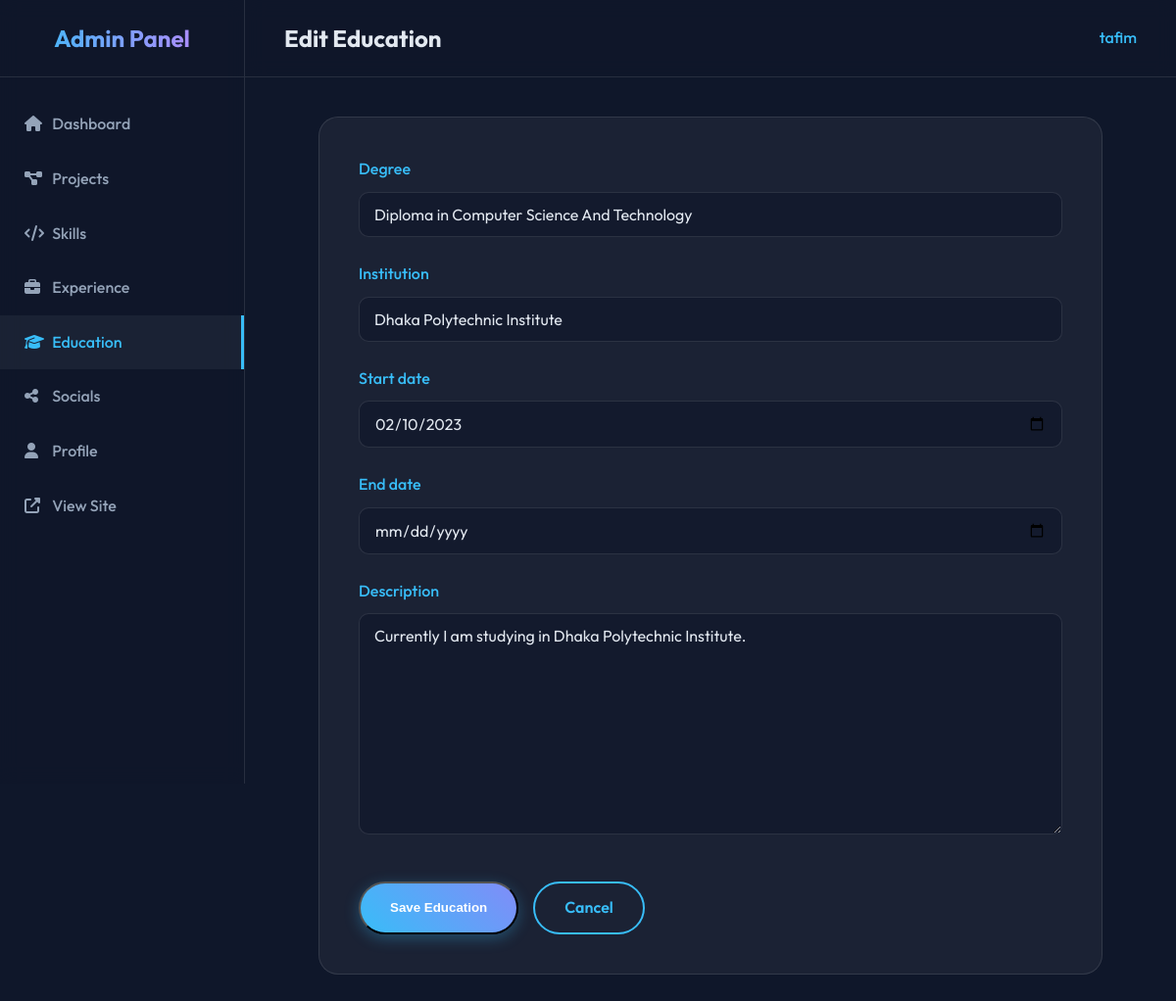
The page /dashboard/education/2/edit/ (signed in) on the database its author committed.
### portfolio/models.py (models this page shows, shortened)
class Education(models.Model):
    degree = models.CharField(max_length=100)
    institution = models.CharField(max_length=100)
    start_date = models.DateField()
    end_date = models.DateField(null=True, blank=True)
    description = models.TextField(blank=True)

### portfolio/views.py (the view)
# urls.py: path('dashboard/education/<int:pk>/edit/', education_update, name='education_update'),
@login_required
@user_passes_test(is_superuser)
def education_update(request, pk):
    education = get_object_or_404(Education, pk=pk)
    if request.method == 'POST':
        form = EducationForm(request.POST, instance=education)
        if form.is_valid():
            form.save()
            return redirect('education_list')
    else:
        form = EducationForm(instance=education)
    return render(request, 'portfolio/admin/education_form.html', {'form': form})

### portfolio/forms.py
class EducationForm(forms.ModelForm):
    class Meta:
        model = Education
        fields = ['degree', 'institution', 'start_date', 'end_date', 'description']
        widgets = {
            'start_date': forms.DateInput(attrs={'type': 'date'}),
            'end_date': forms.DateInput(attrs={'type': 'date'}),
        }

### portfolio/views.py (called while the page is built)
def is_superuser(user):
    return user.is_superuser

### portfolio/templates/portfolio/admin/education_form.html (shortened to what this page needs)
{% extends 'portfolio/admin/admin_base.html' %}
{% block header_title %}{% if form.instance.pk %}Edit Education{% else %}Add Education{% endif %}{% endblock %}
{% block content %}
<div class="form-container" style="max-width: 800px; margin: 0 auto; background: var(--glass-bg); padding: 40px; border-radius: 20px; border: 1px solid var(--glass-border);">
    <form method="post">
        {% for field in form %}
        <div class="form-group" style="margin-bottom: 25px;">
            <label for="{{ field.id_for_label }}" style="display: block; margin-bottom: 10px; color: var(--primary-color); font-weight: 500;">{{ field.label }}</label>
            {{ field }}
        </div>
        {% endfor %}
        <div class="form-actions" style="margin-top: 40px; display: flex; gap: 15px;">
            <button type="submit" class="btn btn-primary">Save Education</button>
            <a href="{% url 'education_list' %}" class="btn btn-secondary">Cancel</a>
        </div>
    </form>
</div>
{% endblock %}

### portfolio/templates/portfolio/admin/admin_base.html (shortened to what this page needs)
{% load static %}
<!DOCTYPE html>
<html lang="en">
<head>
    <link rel="stylesheet" href="https://cdnjs.cloudflare.com/ajax/libs/font-awesome/6.4.0/css/all.min.css">
    <link rel="stylesheet" href="{% static 'css/styles.css' %}">
    <link rel="stylesheet" href="{% static 'css/admin.css' %}">
    <link href="https://unpkg.com/aos@2.3.1/dist/aos.css" rel="stylesheet">
</head>
<body>
    <div class="admin-container">
        <aside class="sidebar">
            <div class="sidebar-header">
                <h2>Admin Panel</h2>
            </div>
            <ul class="sidebar-menu">
                <li><a href="{% url 'dashboard' %}" class="{% if request.resolver_match.url_name == 'dashboard' %}active{% endif %}"><i class="fas fa-home"></i> Dashboard</a></li>
                <li><a href="{% url 'project_list' %}" class="{% if 'project' in request.resolver_match.url_name %}active{% endif %}"><i class="fas fa-project-diagram"></i> Projects</a></li>
                <li><a href="{% url 'skill_list' %}" class="{% if 'skill' in request.resolver_match.url_name %}active{% endif %}"><i class="fas fa-code"></i> Skills</a></li>
                <li><a href="{% url 'experience_list' %}" class="{% if 'experience' in request.resolver_match.url_name %}active{% endif %}"><i class="fas fa-briefcase"></i> Experience</a></li>
                <li><a href="{% url 'education_list' %}" class="{% if 'education' in request.resolver_match.url_name %}active{% endif %}"><i class="fas fa-graduation-cap"></i> Education</a></li>
                <li><a href="{% url 'social_link_list' %}" class="{% if 'social' in request.resolver_match.url_name %}active{% endif %}"><i class="fas fa-share-alt"></i> Socials</a></li>
                <li><a href="{% url 'profile_update' %}" class="{% if 'profile' in request.resolver_match.url_name %}active{% endif %}"><i class="fas fa-user"></i> Profile</a></li>
                <li><a href="{% url 'home' %}" target="_blank"><i class="fas fa-external-link-alt"></i> View Site</a></li>
            </ul>
        </aside>
        <main class="main-content">
            <header class="admin-header" data-aos="fade-down">
                <h3>{% block header_title %}Dashboard{% endblock %}</h3>
                <div class="user-info">
                    <span>{{ request.user.username }}</span>
                </div>
            </header>
            <div class="content-wrapper">
                {% block content %}{% endblock %}
            </div>
        </main>
    </div>
</body>
</html>

### static/css/styles.css (style rules this page uses)
:root { --bg-color: #0f172a; --text-color: #e2e8f0; --primary-color: #38bdf8; --secondary-color: #818cf8; --accent-color: #c084fc; --glass-bg: rgba(255, 255, 255, 0.05); --glass-border: rgba(255, 255, 255, 0.1); --card-bg: rgba(30, 41, 59, 0.7); --nav-bg: rgba(15, 23, 42, 0.8); }
* { margin: 0; padding: 0; box-sizing: border-box; }
body { font-family: 'Outfit', sans-serif; background-color: var(--bg-color); color: var(--text-color); line-height: 1.6; overflow-x: hidden; }
html { scroll-behavior: smooth; }
a { text-decoration: none; color: inherit; transition: all 0.3s ease; }
ul { list-style: none; }
.btn { display: inline-block; padding: 12px 30px; border-radius: 50px; font-weight: 600; cursor: pointer; transition: transform 0.3s, box-shadow 0.3s; }
.btn-primary { background: linear-gradient(45deg, var(--primary-color), var(--secondary-color)); color: #fff; box-shadow: 0 4px 15px rgba(56, 189, 248, 0.3); }
.btn-secondary { background: transparent; border: 2px solid var(--primary-color); color: var(--primary-color); }

### static/css/admin.css (style rules this page uses)
.admin-container { display: flex; min-height: 100vh; }
.sidebar { width: 250px; background: var(--nav-bg); border-right: 1px solid var(--glass-border); backdrop-filter: blur(10px); display: flex; flex-direction: column; position: fixed; height: 100vh; }
.sidebar-header { padding: 20px; text-align: center; border-bottom: 1px solid var(--glass-border); }
.sidebar-header h2 { background: linear-gradient(to right, var(--primary-color), var(--accent-color)); -webkit-background-clip: text; background-clip: text; -webkit-text-fill-color: transparent; font-size: 1.5rem; }
.sidebar-menu { flex: 1; padding: 20px 0; }
.sidebar-menu li a { display: block; padding: 15px 25px; color: #94a3b8; transition: all 0.3s; font-weight: 500; }
.sidebar-menu li a:hover, .sidebar-menu li a.active { color: var(--primary-color); background: var(--glass-bg); border-right: 3px solid var(--primary-color); }
.sidebar-menu li a i { width: 25px; }
.main-content { flex: 1; margin-left: 250px; display: flex; flex-direction: column; }
.admin-header { padding: 20px 40px; background: var(--nav-bg); border-bottom: 1px solid var(--glass-border); display: flex; justify-content: space-between; align-items: center; backdrop-filter: blur(10px); }
.admin-header h3 { font-size: 1.5rem; color: var(--text-color); }
.user-info { color: var(--primary-color); font-weight: 500; }
.content-wrapper { padding: 40px; flex: 1; overflow-y: auto; }

### portfolio/templates/portfolio/admin/education_form.html (style rules this page uses)
input[type="text"], input[type="date"], textarea { width: 100%; padding: 12px 15px; background: rgba(15, 23, 42, 0.6); border: 1px solid var(--glass-border); border-radius: 10px; color: var(--text-color); font-family: inherit; font-size: 1rem; transition: all 0.3s; }
textarea { min-height: 150px; resize: vertical; }

### rows shown on the page
Education: form "Diploma in Computer Science And Technology" "Dhaka Polytechnic Institute" "02/10/2023" "Currently I am studying in Dhaka Polytechnic Institute."

### other values the page prints
{{ request.user.username }} "tafim"
{{ field.label }} "Degree" "Institution" "Start date" "End date" "Description"
